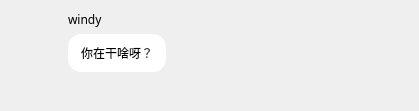
<?xml version="1.0" encoding="UTF-8"?>
<ui version="4.0">
 <class>Bubble</class>
 <widget class="QWidget" name="Bubble">
  <property name="geometry">
   <rect>
    <x>0</x>
    <y>0</y>
    <width>419</width>
    <height>111</height>
   </rect>
  </property>
  <property name="font">
   <font>
    <family>Microsoft YaHei</family>
   </font>
  </property>
  <property name="windowTitle">
   <string>Form</string>
  </property>
  <property name="layoutDirection">
   <enum>Qt::LeftToRight</enum>
  </property>
  <layout class="QHBoxLayout" name="horizontalLayout">
   <item>
    <layout class="QVBoxLayout" name="verticalLayout_3">
     <item>
      <spacer name="verticalSpacer_2">
       <property name="orientation">
        <enum>Qt::Vertical</enum>
       </property>
       <property name="sizeHint" stdset="0">
        <size>
         <width>20</width>
         <height>40</height>
        </size>
       </property>
      </spacer>
     </item>
     <item>
      <widget class="QLabel" name="headimg_label">
       <property name="minimumSize">
        <size>
         <width>51</width>
         <height>51</height>
        </size>
       </property>
       <property name="maximumSize">
        <size>
         <width>51</width>
         <height>51</height>
        </size>
       </property>
       <property name="layoutDirection">
        <enum>Qt::LeftToRight</enum>
       </property>
       <property name="text">
        <string/>
       </property>
       <property name="alignment">
        <set>Qt::AlignLeading|Qt::AlignLeft|Qt::AlignTop</set>
       </property>
      </widget>
     </item>
     <item>
      <widget class="QLabel" name="label">
       <property name="text">
        <string/>
       </property>
      </widget>
     </item>
     <item>
      <spacer name="verticalSpacer_3">
       <property name="orientation">
        <enum>Qt::Vertical</enum>
       </property>
       <property name="sizeHint" stdset="0">
        <size>
         <width>20</width>
         <height>40</height>
        </size>
       </property>
      </spacer>
     </item>
    </layout>
   </item>
   <item>
    <layout class="QVBoxLayout" name="verticalLayout">
     <item>
      <widget class="QLabel" name="name_label">
       <property name="text">
        <string>windy</string>
       </property>
      </widget>
     </item>
     <item>
      <widget class="QLabel" name="content_label">
       <property name="styleSheet">
        <string notr="true">QLabel{
	background-color: rgb(255, 255, 255);
	border-radius:13px;
	padding:10px;
}</string>
       </property>
       <property name="text">
        <string>你在干啥呀？</string>
       </property>
       <property name="alignment">
        <set>Qt::AlignLeading|Qt::AlignLeft|Qt::AlignVCenter</set>
       </property>
      </widget>
     </item>
     <item>
      <spacer name="verticalSpacer">
       <property name="orientation">
        <enum>Qt::Vertical</enum>
       </property>
       <property name="sizeHint" stdset="0">
        <size>
         <width>20</width>
         <height>40</height>
        </size>
       </property>
      </spacer>
     </item>
    </layout>
   </item>
   <item>
    <spacer name="horizontalSpacer">
     <property name="orientation">
      <enum>Qt::Horizontal</enum>
     </property>
     <property name="sizeHint" stdset="0">
      <size>
       <width>40</width>
       <height>20</height>
      </size>
     </property>
    </spacer>
   </item>
  </layout>
 </widget>
 <resources/>
 <connections/>
</ui>
